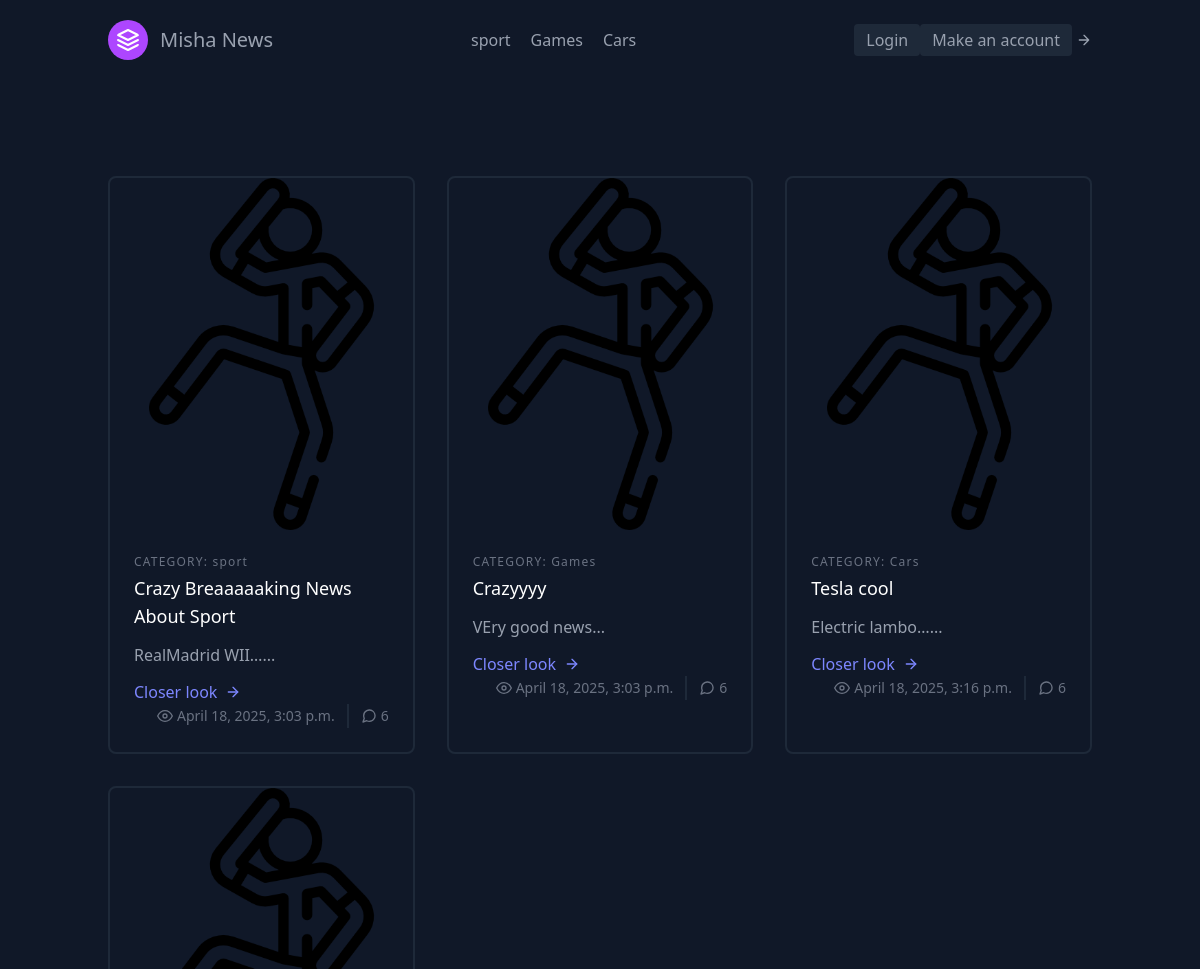
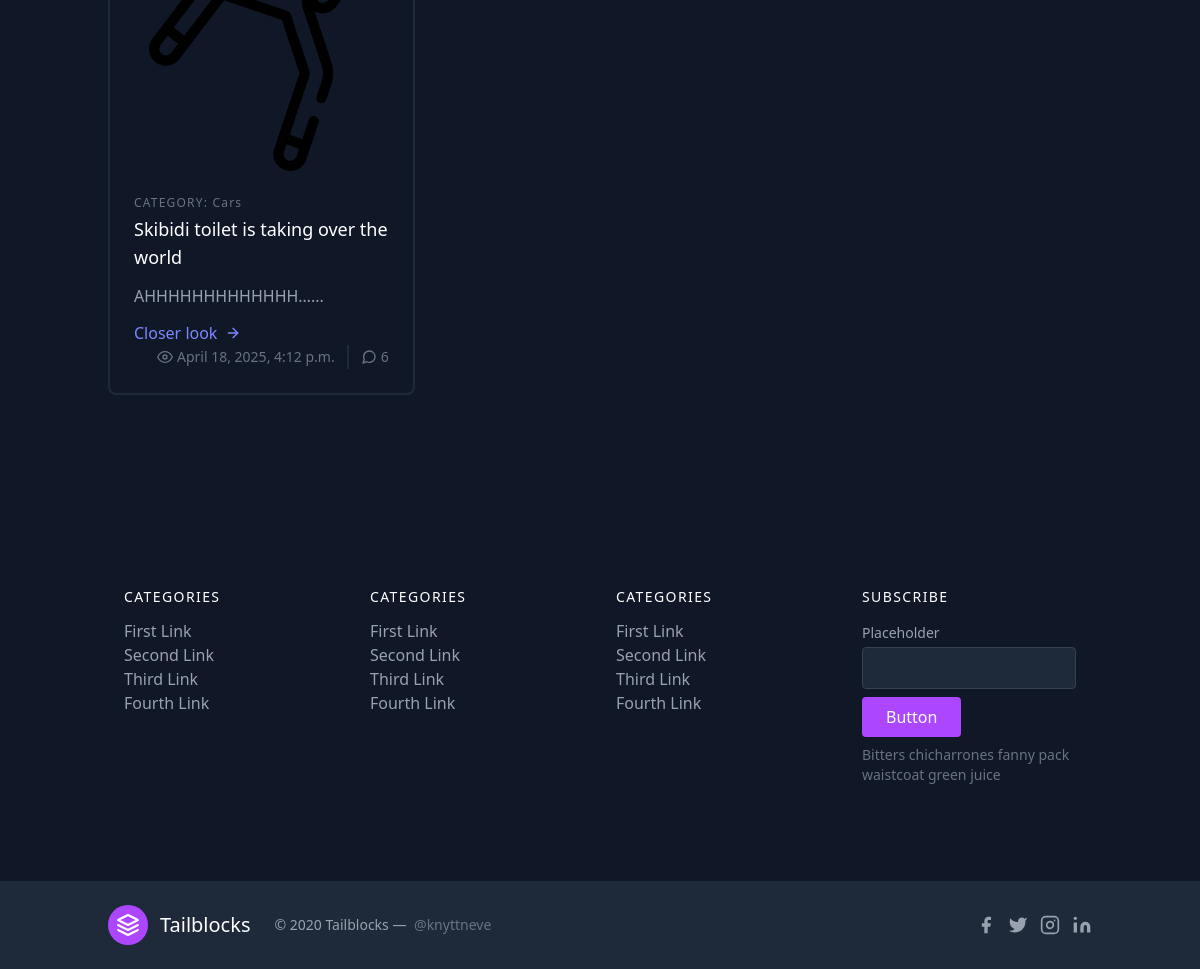
The page / on the database its author committed (2 pictures, top to bottom).
### Misha/models.py (models this page shows, shortened)
class Category(models.Model):
    name = models.CharField(max_length=200)
    class Meta:
        verbose_name='category'
    def __str__(self) -> str:
        return self.name

class News(models.Model):
    title = models.CharField(max_length=200)
    pub_date = models.DateTimeField(auto_now=True)
    text = models.TextField()
    image = models.ImageField(upload_to='news/images')
    category = models.ForeignKey(Category, on_delete=models.CASCADE)
    class Meta:
        verbose_name_plural='NEWS'
        verbose_name='NEW'

### Misha/views.py (the view)
# urls.py: path('',homepage,name='home'),
def homepage(request):
    categories = Category.objects.all()
    news = News.objects.all()
    context_menu = {
        'misha':news,
        'categories':categories,
    }
    return render(request,'home.html',context_menu)

### templates/home.html (shortened to what this page needs)
{%        extends 'base.html'                  %}
{%           block content                     %}
<script src="https://cdn.jsdelivr.net/npm/@tailwindcss/browser@4"></script>
<section class="text-gray-400 bg-gray-900 body-font">
    <div class="container px-5 py-24 mx-auto">
      <div class="flex flex-wrap -m-4">
         {%   for i in misha     %}
        <div class="p-4 md:w-1/3">
          <div class="h-full border-2 border-gray-800 rounded-lg overflow-hidden">
            <img class="lg:h-88 md:h-76 w-full object-cover object-center" src="{{i.image.url}}" alt="blog">
            <div class="p-6">
              <h2 class="tracking-widest text-xs title-font font-medium text-gray-500 mb-1">CATEGORY:  {{i.category}}</h2>
              <h1 class="title-font text-lg font-medium text-white mb-3">{{i.title}}</h1>
              <p class="leading-relaxed mb-3">{{i.text|truncatechars:15}}...</p>
              <div class="flex items-center flex-wrap ">
                <a href="{%  url 'dev' i.id   %}"class="text-indigo-400 inline-flex items-center md:mb-2 lg:mb-0">Closer look
                  <svg class="w-4 h-4 ml-2" viewBox="0 0 24 24" stroke="currentColor" stroke-width="2" fill="none" stroke-linecap="round" stroke-linejoin="round">
                    <path d="M5 12h14"></path>
                    <path d="M12 5l7 7-7 7"></path>
                  </svg>
                </a>
                <span class="text-gray-500 mr-3 inline-flex items-center lg:ml-auto md:ml-0 ml-auto leading-none text-sm pr-3 py-1 border-r-2 border-gray-800">
                  <svg class="w-4 h-4 mr-1" stroke="currentColor" stroke-width="2" fill="none" stroke-linecap="round" stroke-linejoin="round" viewBox="0 0 24 24">
                    <path d="M1 12s4-8 11-8 11 8 11 8-4 8-11 8-11-8-11-8z"></path>
                    <circle cx="12" cy="12" r="3"></circle>
                  </svg>{{i.pub_date}}
                </span>
                <span class="text-gray-500 inline-flex items-center leading-none text-sm">
                  6
                </span>
              </div>
            </div>
          </div>
        </div>
        {%   endfor             %}
    </div>
</section>
{%   endblock                                  %}

### templates/base.html (shortened to what this page needs)
<!DOCTYPE html>
<html lang="en">
<head>
    <script src="https://cdn.jsdelivr.net/npm/@tailwindcss/browser@4"></script>
</head>
<body>
    <header class="text-gray-400 bg-gray-900 body-font">
        <div class="container mx-auto flex flex-wrap p-5 flex-col md:flex-row items-center">
          <a class="flex title-font font-medium items-center text-white mb-4 md:mb-0">
            <svg xmlns="http://www.w3.org/2000/svg" fill="none" stroke="currentColor" stroke-linecap="round" stroke-linejoin="round" stroke-width="2" class="w-10 h-10 text-white p-2 bg-purple-500 rounded-full" viewBox="0 0 24 24">
              <path d="M12 2L2 7l10 5 10-5-10-5zM2 17l10 5 10-5M2 12l10 5 10-5"></path>
            </svg>
            <a href="{%        url 'home'              %}"><span class="ml-3 text-xl">Misha News</span></a>
          </a>
          <nav class="md:ml-auto md:mr-auto flex flex-wrap items-center text-base justify-center">
            {%for cate in categories%}
            <a href="{% url 'category' cate.id %}" class="mr-5 hover:text-white">{{cate.name}}</a>
            {% endfor %}
          </nav>
          {%     if user.is_authenticated      %}
          <p style="width: 80px;">{{user.username}}</p>
          <button class="inline-flex items-center bg-gray-800 border-0 py-1 px-3 focus:outline-none hover:bg-gray-700 rounded text-base mt-4 md:mt-0"><a href="{%  url  'logo'    %}">Log out</a></button>
          {%  else   %}
          <button     class="inline-flex items-center bg-gray-800 border-0 py-1 px-3 focus:outline-none hover:bg-gray-700 rounded text-base mt-4 md:mt-0"><a href="{%  url  'log'    %}">Login</a></button>
          <button class="inline-flex items-center bg-gray-800 border-0 py-1 px-3 focus:outline-none hover:bg-gray-700 rounded text-base mt-4 md:mt-0"><a href="{%  url  'reg'    %}">Make an account</a></button>
            {%    endif %}
            <svg fill="none" stroke="currentColor" stroke-linecap="round" stroke-linejoin="round" stroke-width="2" class="w-4 h-4 ml-1" viewBox="0 0 24 24">
              <path d="M5 12h14M12 5l7 7-7 7"></path>
            </svg>
        </div>
      </header>
      {%       block content             %}
      {%        endblock                 %}
      <footer class="text-gray-400 bg-gray-900 body-font">
        <div class="container px-5 py-24 mx-auto">
          <div class="flex flex-wrap md:text-left text-center order-first">
            <div class="lg:w-1/4 md:w-1/2 w-full px-4">
              <h2 class="title-font font-medium text-white tracking-widest text-sm mb-3">CATEGORIES</h2>
              <nav class="list-none mb-10">
                <li>
                  <a class="text-gray-400 hover:text-white">First Link</a>
                </li>
                <li>
                  <a class="text-gray-400 hover:text-white">Second Link</a>
                </li>
                <li>
                  <a class="text-gray-400 hover:text-white">Third Link</a>
                </li>
                <li>
                  <a class="text-gray-400 hover:text-white">Fourth Link</a>
                </li>
              </nav>
            </div>
            <div class="lg:w-1/4 md:w-1/2 w-full px-4">
              <h2 class="title-font font-medium text-white tracking-widest text-sm mb-3">CATEGORIES</h2>
              <nav class="list-none mb-10">
                <li>
                  <a class="text-gray-400 hover:text-white">First Link</a>
                </li>
                <li>
                  <a class="text-gray-400 hover:text-white">Second Link</a>
                </li>
                <li>
                  <a class="text-gray-400 hover:text-white">Third Link</a>
                </li>
                <li>
                  <a class="text-gray-400 hover:text-white">Fourth Link</a>
                </li>
              </nav>
            </div>
            <div class="lg:w-1/4 md:w-1/2 w-full px-4">
              <h2 class="title-font font-medium text-white tracking-widest text-sm mb-3">CATEGORIES</h2>
              <nav class="list-none mb-10">
                <li>
                  <a class="text-gray-400 hover:text-white">First Link</a>
                </li>
                <li>
                  <a class="text-gray-400 hover:text-white">Second Link</a>
                </li>
                <li>
                  <a class="text-gray-400 hover:text-white">Third Link</a>
                </li>
                <li>
                  <a class="text-gray-400 hover:text-white">Fourth Link</a>
                </li>
              </nav>
            </div>
            <div class="lg:w-1/4 md:w-1/2 w-full px-4">
              <h2 class="title-font font-medium text-white tracking-widest text-sm mb-3">SUBSCRIBE</h2>
              <div class="flex xl:flex-nowrap md:flex-nowrap lg:flex-wrap flex-wrap justify-center items-end md:justify-start">
                <div class="relative w-40 sm:w-auto xl:mr-4 lg:mr-0 sm:mr-4 mr-2">
                  <label for="footer-field" class="leading-7 text-sm text-gray-400">Placeholder</label>
                  <input type="text" id="footer-field" name="footer-field" class="w-full bg-gray-800 rounded border bg-opacity-40 border-gray-700 focus:bg-transparent focus:ring-2 focus:ring-purple-900 focus:border-purple-500 text-base outline-none text-gray-100 py-1 px-3 leading-8 transition-colors duration-200 ease-in-out">
                </div>
                <button class="lg:mt-2 xl:mt-0 flex-shrink-0 inline-flex text-white bg-purple-500 border-0 py-2 px-6 focus:outline-none hover:bg-purple-600 rounded">Button</button>
              </div>
              <p class="text-gray-500 text-sm mt-2 md:text-left text-center">Bitters chicharrones fanny pack
                <br class="lg:block hidden">waistcoat green juice
              </p>
            </div>
          </div>
        </div>
        <div class="bg-gray-800 bg-opacity-75">
          <div class="container px-5 py-6 mx-auto flex items-center sm:flex-row flex-col">
            <a class="flex title-font font-medium items-center md:justify-start justify-center text-white">
              <svg xmlns="http://www.w3.org/2000/svg" fill="none" stroke="currentColor" stroke-linecap="round" stroke-linejoin="round" stroke-width="2" class="w-10 h-10 text-white p-2 bg-purple-500 rounded-full" viewBox="0 0 24 24">
                <path d="M12 2L2 7l10 5 10-5-10-5zM2 17l10 5 10-5M2 12l10 5 10-5"></path>
              </svg>
              <span class="ml-3 text-xl">Tailblocks</span>
            </a>
            <p class="text-sm text-gray-400 sm:ml-6 sm:mt-0 mt-4">© 2020 Tailblocks —
              <a href="https://twitter.com/knyttneve" class="text-gray-500 ml-1" target="_blank" rel="noopener noreferrer">@knyttneve</a>
            </p>
            <span class="inline-flex sm:ml-auto sm:mt-0 mt-4 justify-center sm:justify-start">
              <a class="text-gray-400">
                <svg fill="currentColor" stroke-linecap="round" stroke-linejoin="round" stroke-width="2" class="w-5 h-5" viewBox="0 0 24 24">
                  <path d="M18 2h-3a5 5 0 00-5 5v3H7v4h3v8h4v-8h3l1-4h-4V7a1 1 0 011-1h3z"></path>
                </svg>
              </a>
              <a class="ml-3 text-gray-400">
                <svg fill="currentColor" stroke-linecap="round" stroke-linejoin="round" stroke-width="2" class="w-5 h-5" viewBox="0 0 24 24">
                  <path d="M23 3a10.9 10.9 0 01-3.14 1.53 4.48 4.48 0 00-7.86 3v1A10.66 10.66 0 013 4s-4 9 5 13a11.64 11.64 0 01-7 2c9 5 20 0 20-11.5a4.5 4.5 0 00-.08-.83A7.72 7.72 0 0023 3z"></path>
                </svg>
              </a>
              <a class="ml-3 text-gray-400">
                <svg fill="none" stroke="currentColor" stroke-linecap="round" stroke-linejoin="round" stroke-width="2" class="w-5 h-5" viewBox="0 0 24 24">
                  <rect width="20" height="20" x="2" y="2" rx="5" ry="5"></rect>
                  <path d="M16 11.37A4 4 0 1112.63 8 4 4 0 0116 11.37zm1.5-4.87h.01"></path>
                </svg>
              </a>
              <a class="ml-3 text-gray-400">
                <svg fill="currentColor" stroke="currentColor" stroke-linecap="round" stroke-linejoin="round" stroke-width="0" class="w-5 h-5" viewBox="0 0 24 24">
                  <path stroke="none" d="M16 8a6 6 0 016 6v7h-4v-7a2 2 0 00-2-2 2 2 0 00-2 2v7h-4v-7a6 6 0 016-6zM2 9h4v12H2z"></path>
                  <circle cx="4" cy="4" r="2" stroke="none"></circle>
                </svg>
              </a>
            </span>
          </div>
        </div>
      </footer>
</body>
</html>

### rows shown on the page
Category: name "sport"
Category: name "Games"
Category: name "Cars"
News: image (picture), category "sport", title "Crazy Breaaaaaking News About Sport", text "RealMadrid WII…", pub_date "April 18, 2025, 3:03 p.m."
News: image (picture), category "Games", title "Crazyyyy", text "VEry good news", pub_date "April 18, 2025, 3:03 p.m."
News: image (picture), category "Cars", title "Tesla cool", text "Electric lambo…", pub_date "April 18, 2025, 3:16 p.m."
News: image (picture), category "Cars", title "Skibidi toilet is taking over the world", text "AHHHHHHHHHHHHH…", pub_date "April 18, 2025, 4:12 p.m."
